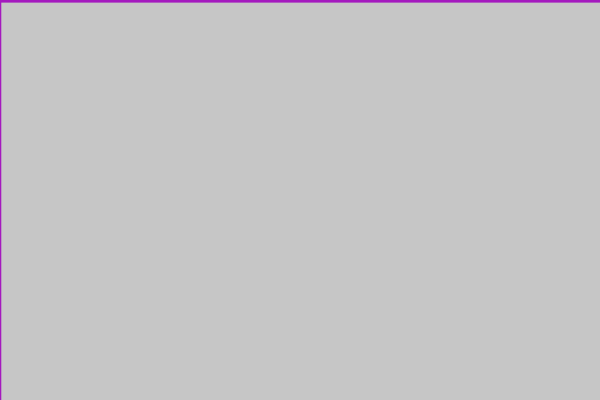
Frame 1 (no input)
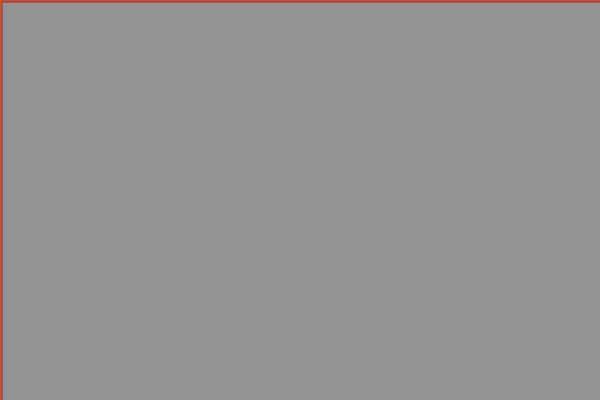
Frame 60 (the mouse pressed at the canvas centre just before this capture)
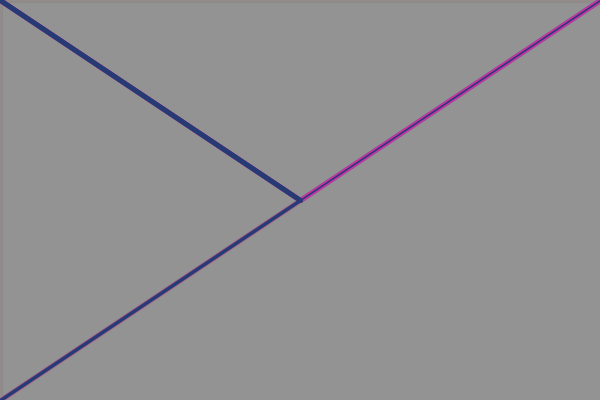
Frame 120 (the mouse held since frame 60 and released just before this capture)

The Processing sketch that drew these frames (run headless with seeded random() and noise(); from frame 60 on, the mouse is pressed at the canvas centre):

// Processing sketch: processing_149165
// ── processing_149165.pde

void setup()
{
  size(600,400);
fill(255,0,0,90);
//background(0,0,0);
}
void draw()
{
fill(140,140,140,25);
noStroke();
rect(0,0,width,height);

stroke(random(255),random(100),random(200));
strokeWeight(random(5));
line(0,0,mouseX,mouseY);

strokeWeight(random(5));
line(600,0,mouseX,mouseY);

strokeWeight(random(5));
line(0,400,mouseX,mouseY);

}
